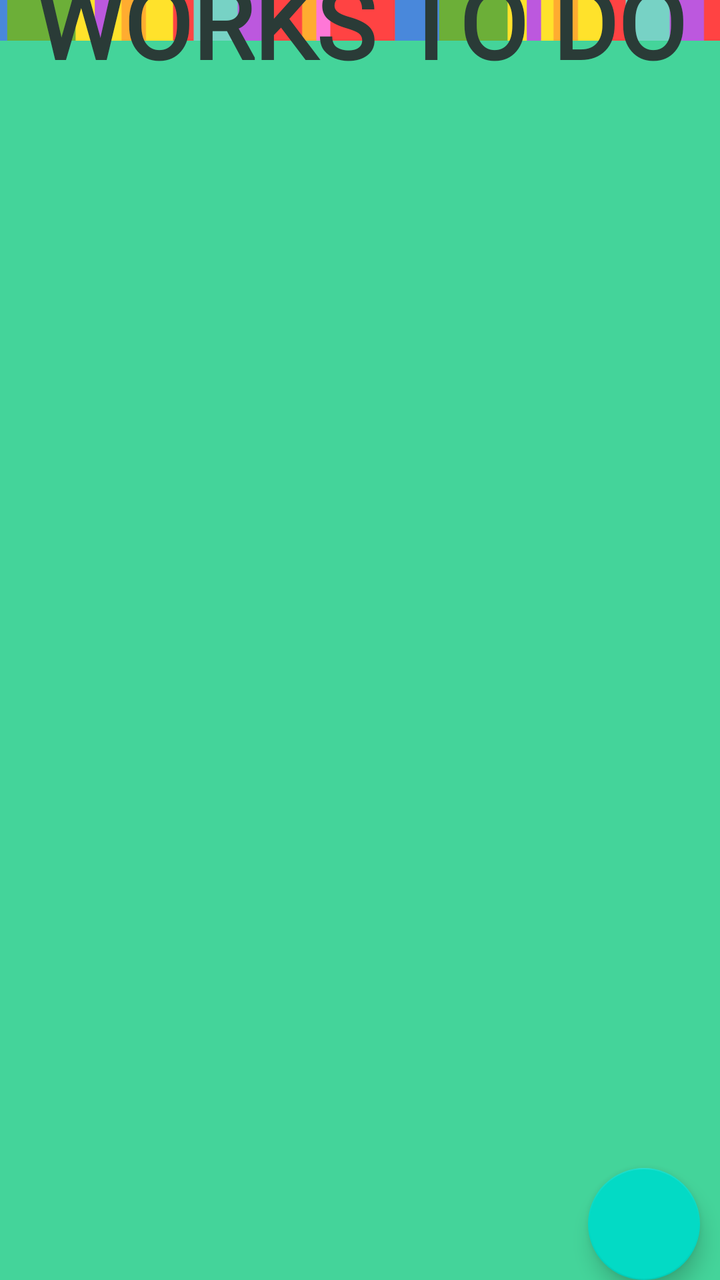
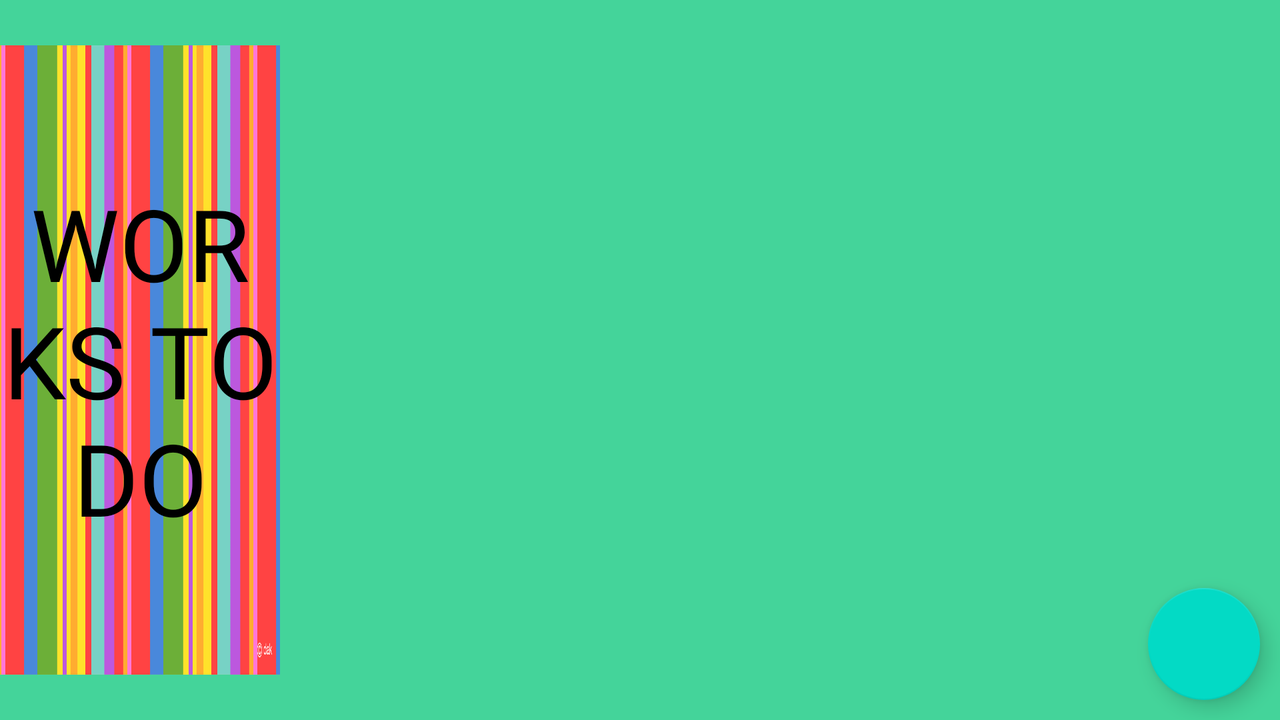

Compare how this app lays out the same screen by default and in its alternative resource folder. The renders come first, then the two layout files and the values they reference.
<!-- AndroidManifest.xml: application theme Theme.TODO20 -->
<!-- res/layout/activity_main.xml -->
<?xml version="1.0" encoding="utf-8"?>
<androidx.constraintlayout.widget.ConstraintLayout
    xmlns:android="http://schemas.android.com/apk/res/android"
    xmlns:app="http://schemas.android.com/apk/res-auto"
    xmlns:tools="http://schemas.android.com/tools"
    android:layout_width="match_parent"
    android:layout_height="match_parent"
    android:background="#44d49a"
    tools:context=".MainActivity">


    <ImageView
        android:id="@+id/my_img"
        android:layout_width="match_parent"
        android:layout_height="120dp"
        android:src="@drawable/img"
        app:layout_constraintLeft_toLeftOf="parent"
        app:layout_constraintRight_toRightOf="parent"
        app:layout_constraintTop_toTopOf="parent"
        app:layout_constraintBottom_toTopOf="@+id/recycler"
        android:scaleX="3" />
    <TextView
        android:id="@+id/text"
        android:layout_width="wrap_content"
        android:layout_height="wrap_content"
        android:text="@string/works_to_do"
        android:textSize="50dp"
        android:fontFamily="@font/spot_normal"
        android:textStyle="bold"
        app:layout_constraintBottom_toTopOf="@+id/recycler"
        app:layout_constraintEnd_toEndOf="parent"
        app:layout_constraintStart_toStartOf="parent"
        android:textColor="#2a3b37"
        app:layout_constraintTop_toTopOf="parent" />


    <androidx.recyclerview.widget.RecyclerView
        android:id="@+id/recycler"
        android:layout_width="match_parent"
        android:layout_height="720dp"
        android:scrollbars="vertical"
        app:layoutManager="androidx.recyclerview.widget.LinearLayoutManager"
        app:layout_constraintLeft_toLeftOf="parent"
        app:layout_constraintRight_toRightOf="parent"
        app:layout_constraintBottom_toBottomOf="parent"
        app:layout_constraintTop_toBottomOf="@+id/my_img"
        tools:listitem="@layout/card">


    </androidx.recyclerview.widget.RecyclerView>

    <com.google.android.material.floatingactionbutton.FloatingActionButton
        android:id="@+id/add"
        android:layout_width="wrap_content"
        android:layout_height="wrap_content"
        android:layout_marginRight="10dp"
        android:clickable="true"
        android:contentDescription="@string/add"
        android:src="@drawable/ic_baseline_add_24"
        app:layout_constraintBottom_toBottomOf="parent"
        app:layout_constraintRight_toRightOf="parent" />


</androidx.constraintlayout.widget.ConstraintLayout>
<!-- resources referenced by this layout -->
<resources>
  <!-- drawable img: png bitmap (drawable, 4877 bytes) -->
  <string name="add">Added in normal</string>
  <string name="works_to_do">WORKS TO DO</string>
  <style name="Theme.TODO20" parent="Theme.MaterialComponents.DayNight.DarkActionBar">
          
          <item name="colorPrimary">@color/purple_500</item>
          <item name="colorPrimaryVariant">@color/purple_700</item>
          <item name="colorOnPrimary">@color/white</item>
          
          <item name="colorSecondary">@color/teal_200</item>
          <item name="colorSecondaryVariant">@color/teal_700</item>
          <item name="colorOnSecondary">@color/black</item>
          
          <item name="android:statusBarColor" tools:targetApi="l">?attr/colorPrimaryVariant</item>
          
      </style>
  <color name="purple_500">#FF6200EE</color>
  <color name="purple_700">#FF3700B3</color>
  <color name="white">#FFFFFFFF</color>
  <color name="teal_200">#FF03DAC5</color>
  <color name="teal_700">#FF018786</color>
  <color name="black">#FF000000</color>
</resources>
<!-- res/layout-land/activity_main.xml (the repository's variant of the layout above) -->
<!-- drawn on the phone turned sideways -->
<?xml version="1.0" encoding="utf-8"?>
<androidx.constraintlayout.widget.ConstraintLayout xmlns:android="http://schemas.android.com/apk/res/android"
    xmlns:tools="http://schemas.android.com/tools"
    android:layout_width="match_parent"
    android:layout_height="match_parent"
    xmlns:app="http://schemas.android.com/apk/res-auto"
    android:background="#44d49a"
    >

    <ImageView
        android:id="@+id/my_img"
        android:layout_width="match_parent"
        android:layout_height="match_parent"
        app:layout_constraintTop_toTopOf="parent"
        app:layout_constraintBottom_toBottomOf="parent"
        app:layout_constraintLeft_toLeftOf="parent"
        android:src="@drawable/img"
        android:layout_marginRight="500dp"
        android:scaleY="3"
        />
    <TextView
        android:layout_width="140dp"
        android:layout_height="300dp"
        android:text="@string/works_to_do"
        android:gravity="center"
        app:layout_constraintBottom_toBottomOf="parent"
        app:layout_constraintRight_toLeftOf="@+id/recycler"
        android:fontFamily="@font/spot_normal"
        app:layout_constraintTop_toTopOf="parent"
        app:layout_constraintLeft_toLeftOf="parent"
        android:textSize="50dp"
        android:textColor="@color/black"
        />
    <androidx.recyclerview.widget.RecyclerView
        android:id="@+id/recycler"
        android:layout_width="500dp"
        android:layout_height="match_parent"
        app:layout_constraintTop_toTopOf="parent"
        app:layoutManager="androidx.recyclerview.widget.LinearLayoutManager"
        app:layout_constraintBottom_toBottomOf="parent"
        app:layout_constraintRight_toRightOf="parent"
        tools:listitem="@layout/card"
        android:scrollbars="vertical"
        />

    <com.google.android.material.floatingactionbutton.FloatingActionButton
        android:id="@+id/add"
        android:layout_width="wrap_content"
        android:layout_height="wrap_content"
        android:layout_marginRight="10dp"
        android:layout_marginBottom="10dp"
        android:clickable="true"
        android:contentDescription="@string/add1"
        app:layout_constraintBottom_toBottomOf="parent"
        app:layout_constraintRight_toRightOf="parent"
        app:srcCompat="@drawable/ic_baseline_add_24" />


</androidx.constraintlayout.widget.ConstraintLayout>
<!-- resources referenced by the variant -->
<!-- as the phone turned sideways resolves them -->
<resources>
  <color name="black">#FF000000</color>
  <!-- drawable img: png bitmap (drawable, 4877 bytes) -->
  <string name="add1">Added in landscape</string>
  <string name="works_to_do">WORKS TO DO</string>
  <style name="Theme.TODO20" parent="Theme.MaterialComponents.DayNight.DarkActionBar">
          
          <item name="colorPrimary">@color/purple_500</item>
          <item name="colorPrimaryVariant">@color/purple_700</item>
          <item name="colorOnPrimary">@color/white</item>
          
          <item name="colorSecondary">@color/teal_200</item>
          <item name="colorSecondaryVariant">@color/teal_700</item>
          <item name="colorOnSecondary">@color/black</item>
          
          <item name="android:statusBarColor" tools:targetApi="l">?attr/colorPrimaryVariant</item>
          
      </style>
  <color name="purple_500">#FF6200EE</color>
  <color name="purple_700">#FF3700B3</color>
  <color name="white">#FFFFFFFF</color>
  <color name="teal_200">#FF03DAC5</color>
  <color name="teal_700">#FF018786</color>
</resources>
